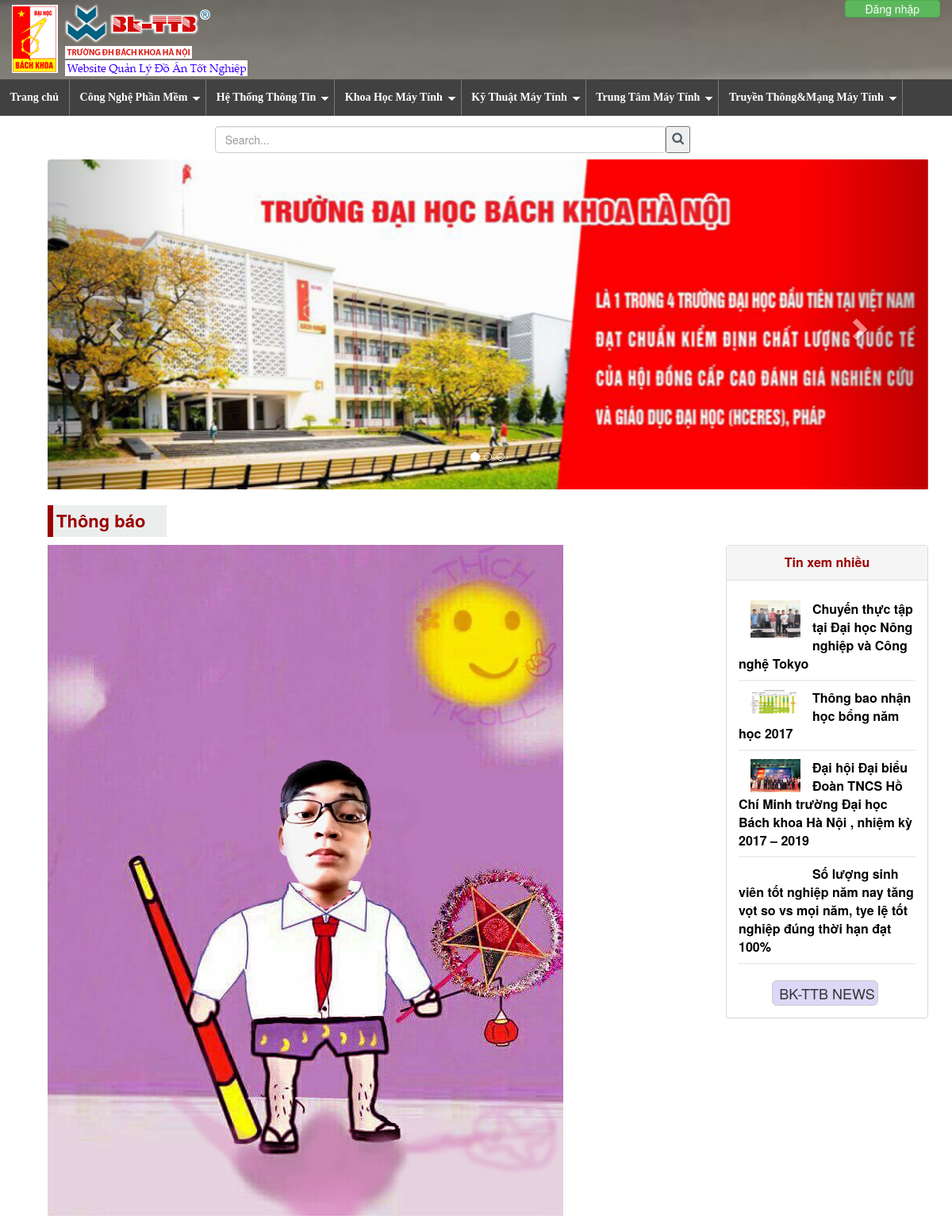
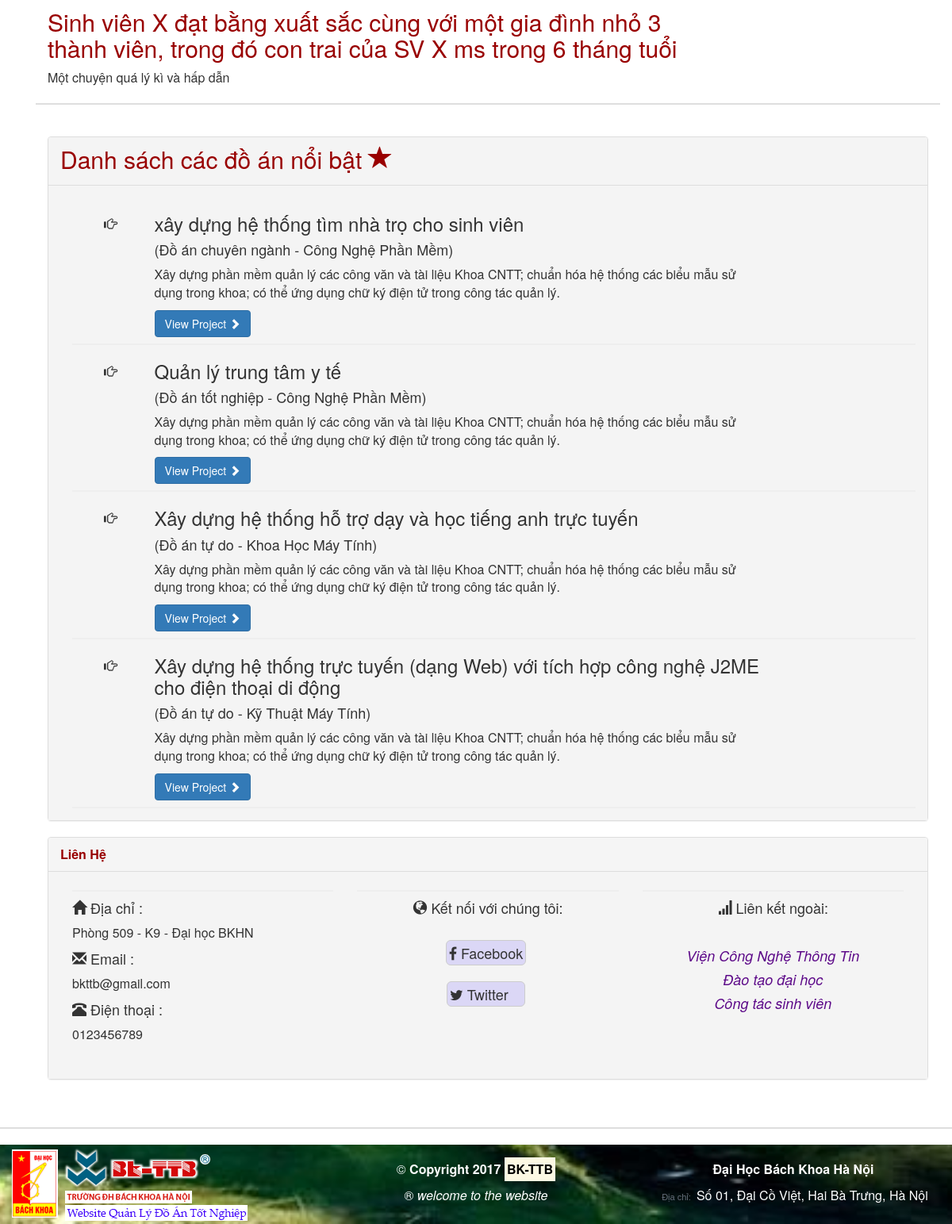
The page / on the database its author committed (2 pictures, top to bottom).
### tables this page shows
CREATE TABLE `bomon` (
  `idBM` int(30) NOT NULL,
  `TenBM` varchar(255) NOT NULL,
  `TenBMKD` varchar(255) NOT NULL
);

CREATE TABLE `slide` (
  `idSL` int(30) UNSIGNED NOT NULL,
  `Ten` varchar(255) NOT NULL,
  `Hinh` varchar(255) NOT NULL,
  `link` varchar(255) NOT NULL
);

CREATE TABLE `tintuc` (
  `idTT` int(30) NOT NULL,
  `TieuDe` varchar(255) NOT NULL,
  `TieuDeKD` varchar(255) NOT NULL,
  `TomTat` text NOT NULL,
  `NoiDung` longtext NOT NULL,
  `urlHinh` varchar(255) NOT NULL,
  `Ngay` timestamp NULL DEFAULT CURRENT_TIMESTAMP,
  `NoiBat` tinyint(1) NOT NULL,
  `SoLuotXem` int(30) UNSIGNED NOT NULL
);

CREATE TABLE `doan` (
  `idDA` int(30) UNSIGNED NOT NULL,
  `TênDA` varchar(255) NOT NULL,
  `CongNghe` varchar(255) NOT NULL,
  `idL` int(30) UNSIGNED NOT NULL,
  `mssv` varchar(30) NOT NULL,
  `magv` varchar(30) NOT NULL,
  `TrangThai` varchar(255) NOT NULL,
  `Diem` varchar(30) NOT NULL,
  `idBM` int(30) DEFAULT NULL
);

CREATE TABLE `loai` (
  `idL` int(30) NOT NULL,
  `TenL` varchar(255) NOT NULL,
  `TenLKD` varchar(255) NOT NULL
);

CREATE TABLE `chitiet` (
  `id` int(30) NOT NULL,
  `idDA` int(30) UNSIGNED NOT NULL,
  `TomTat` text NOT NULL,
  `NoiDung` longtext NOT NULL,
  `NoiBat` int(30) NOT NULL,
  `FileBC` varchar(255) DEFAULT NULL
);

### model/database.class.php (called while the page is built, shortened)
<?php
	class database{
		private $__hostname = "localhost";
		private $__userhost = "root";
		private $__passhost = "";
		private $__dbname = "quanlydoan3";
		private $__conn = NULL;
		private $__result = NULL;
		public function connect(){
			$this-> __conn = mysqli_connect($this -> __hostname, $this -> __userhost, $this -> __passhost, $this -> __dbname)
			or die ('Loi ket noi');
			mysqli_query($this -> __conn, "SET NAMES 'utf8'");
		}
		public function query($sql){
			$this-> __result = mysqli_query($this-> __conn, $sql) or die ('loi query');
		}
		public function fetch(){
			$data = mysqli_fetch_assoc($this-> __result);
			return $data;
		}
		public function fetchAll(){
			$data = array();
			while($row = $this-> fetch()){
				$data[] = $row;
			}
			return $data;
		}
	}
?>

### controller/c_doan.php (called while the page is built, shortened)
<?php
include('model/m_doan.php');
class C_doan{
	public function index(){
		$m_doan = new M_doan();
		$slide = $m_doan->getSlide();
		$menu = $m_doan->getMenu();
		$doannoibat = $m_doan->getDoanNoibat();
		$tintucmoinhat = $m_doan->getTintucMoinhat();
		$biggest_view = $m_doan->getTintucBiggestView();
		return array('slide'=>$slide, 'menu'=>$menu, 'doannoibat'=>$doannoibat, 'tintucmoinhat'=>$tintucmoinhat, 'biggest_view'=>$biggest_view);
	}
}
?>

### model/m_doan.php (called while the page is built, shortened)
<?php
include('database.class.php');
class M_doan extends database{
	function getSlide(){
		$sql = "SELECT * FROM slide";
		$this->query($sql);
		return $this->fetchAll();
	}
	function getMenu(){
		$sql="SELECT bm.*, GROUP_CONCAT(DISTINCT l.idL, ':',l.TenL, ':',l.TenLKD) AS Loai FROM bomon AS bm,loai AS l GROUP BY bm.idBM ";
		$this->query($sql);
		return $this->fetchAll();
	}
	function getDoanNoibat(){
		$sql = "SELECT da.*, ct.*,l.TenL, l.TenLKD, l.idL, bm.TenBM, bm.TenBMKD FROM doan da INNER JOIN chitiet ct ON da.idDA = ct.idDA INNER JOIN loai l ON da.idL = l.idL INNER JOIN bomon bm ON da.idBM = bm.idBm WHERE ct.NoiBat = 1 LIMIT 0,4";
		$this->query($sql);
		return $this->fetchAll();
	}
	function getTintucMoinhat(){
		$sql = "SELECT * FROM tintuc ORDER BY Ngay DESC  LIMIT 1";
		$this->query($sql);
		return $this->fetchAll();
	}
	function getTintucBiggestView(){
		$sql = "SELECT * FROM tintuc ORDER BY SoLuotXem DESC LIMIT 0,4";
		$this->query($sql);
		return $this->fetchAll();
	}
}
?>

### menu.php (the view, shortened to what this page needs)
<link rel="stylesheet" type="text/css" href="public/menu/ddsmoothmenu.css" />
<link rel="stylesheet" type="text/css" href="public/menu/ddsmoothmenu-v.css" />
<div id="smoothmenu1" class="ddsmoothmenu">
<ul>
<li><a href="index.php">Trang chủ</a></li>
<?php
  foreach ($menu as $mn) {
    ?>
    <li><a href="#"><?=$mn['TenBM']?></a>
    </li>
    <?php
  }
?>
</ul>
<br style="clear: left" />
</div>

### trangchu.php
<div class="container">
    <div class="row carousel-holder">
        <div class="col-md-12">
            <div id="carousel-example-generic" class="carousel slide" data-ride="carousel">
                <ol class="carousel-indicators">
                    <li data-target="#carousel-example-generic" data-slide-to="0" class="active"></li>
                    <li data-target="#carousel-example-generic" data-slide-to="1"></li>
                    <li data-target="#carousel-example-generic" data-slide-to="2"></li>
                </ol>
                <div class="carousel-inner">
                <?php
                for($i=0; $i<count($slide); $i++){
                    if($i==0){
                        ?>
                    <div class="item active">
                        <img class="slide-image" src="public/image/slide/<?=$slide[$i]['Hinh']?>" alt="">
                    </div>
                    <?php
                    }
                    else{
                        ?>
                        <div class="item">
                            <img class="slide-image" src="public/image/slide/<?=$slide[$i]['Hinh']?>" alt="">
                        </div>
                        <?php
                    }
                }
                ?>
                </div>
                <a class="left carousel-control" href="#carousel-example-generic" data-slide="prev">
                    <span class="glyphicon glyphicon-chevron-left"></span>
                </a>
                <a class="right carousel-control" href="#carousel-example-generic" data-slide="next">
                    <span class="glyphicon glyphicon-chevron-right"></span>
                </a>
            </div>
        </div>
    </div>
    <div class="space20"></div>
    <?php require "thongbao.php";?>
    <hr>
    <div class="space20"></div>
    <?php require "doannoibat.php";?>
    <div class="row">
        <div class="col-md-12">
            <?php require "lienhe.php";?>
        </div>
    </div>
</div>

### thongbao.php
<div class="row">
    <div class="col-lg-9">
        <div id="left">
            <ul class="whitest">
                <li class="start">
                    <a href="javascript: ;">Thông báo</a>
                </li>
            </ul>
        </div>
                    <img class="img-responsive" src="public/upload/images/<?=$tintucmoinhat[0]['urlHinh']?>" alt="">
                    <h2 class="title"><a href="index.php?id_tintuc=<?=$tintucmoinhat[0]['idTT']?>&p=chitietthongbao"><?=$tintucmoinhat[0]['TieuDe']?></a> </h2>
                    <div class="tomtat"><?=$tintucmoinhat[0]['TomTat']?></div>
    </div>
    <div class="space20" style="padding-top: 50px;"></div>
    <div class="col-md-3">
        <div class="panel panel-default">
            <div class="panel-heading" style="text-align: center;color:#900;"><b>Tin xem nhiều</b></div>
            <div class="panel-body">
                <?php
                    foreach ($biggest_view as $biggest) {
                        ?>
                            <div class="row" style="margin-top: 10px;">
                                <div class="col-md-5">
                                    <a href="detail.html">
                                    <img class="img-responsive" src="public/upload/images/<?=$biggest['urlHinh']?>" alt="">
                                    </a>
                                </div>
                                <a href="index.php?id_tintuc=<?=$biggest['idTT']?>&p=chitietthongbao" class="link"><b><?=$biggest['TieuDe']?></b></a>
                                <div class="break"></div>
                            </div>
                        <?php
                    }
                ?>
                <div class="space20"></div>
                <div id="contact" style="text-align: center;">
                    <a class="btn btn-default btn-lg" href="index.php?p=dstintuc" role="button"><span>BK-TTB NEWS</span></a>
                </div>
            </div>
        </div>
    </div>
</div>

### doannoibat.php
<div class="row">
    <div class="col-md-12">
        <div class="panel panel-default">
            <div class="panel-heading" style="background-color:#f4f4f4; color:#990000;">
                <h2 style="margin-top:0px; margin-bottom:0px;">Danh sách các đồ án nổi bật <p class="glyphicon glyphicon-star"></p></h2>
            </div>
            <div class="panel-body" style="background-color:#f4f4f4;">
                <?php
                    foreach ($doannoibat as $noibat) {
                        ?>
                            <div class="row-item row">
                                <div class="col-md-1 glyphicon glyphicon-hand-right" style="padding: 25px 0 0 40px;">
                                </div>
                                <div class="col-md-9">
                                    <h3><?=$noibat['TênDA']?></h3>
                                    <h4>(<?=$noibat['TenL']?> - <?=$noibat['TenBM']?>)</h4>
                                    <p><?=$noibat['TomTat']?></p>
                                    <a class="btn btn-primary" href="chitietdoan.php?loai_doan=<?=$noibat['TenLKD']?>&loai_bomon=<?=$noibat['TenBMKD']?>&id_doan=<?=$noibat['idDA']?>">View Project <span class="glyphicon glyphicon-chevron-right"></span></a>
                                </div>
                                <div class="break" ></div>
                            </div>
                        <?php
                    }
                ?>
            </div>
        </div>
    </div>
</div>

### rows shown on the page
bomon: TenBM "Công Nghệ Phần Mềm"
bomon: TenBM "Hệ Thống Thông Tin"
bomon: TenBM "Khoa Học Máy Tính"
bomon: TenBM "Kỹ Thuật Máy Tính"
bomon: TenBM "Trung Tâm Máy Tính"
bomon: TenBM "Truyền Thông&Mạng Máy Tính"
slide: Hinh (picture)
tintuc: urlHinh (picture), TieuDe "Sinh viên X đạt bằng xuất sắc cùng với một gia đình nhỏ 3 thành viên, trong đó con trai của SV X ms trong 6 tháng tuổi", TomTat "Một chuyện quá lý kì và hấp dẫn"
tintuc: urlHinh (picture), TieuDe "Chuyến thực tập tại Đại học Nông nghiệp và Công nghệ Tokyo"
tintuc: urlHinh (picture), TieuDe "Thông bao nhận học bổng năm học 2017"
tintuc: urlHinh (picture), TieuDe "Đại hội Đại biểu Đoàn TNCS Hồ Chí Minh trường Đại học Bách khoa Hà Nội , nhiệm kỳ 2017 – 2019"
tintuc: TieuDe "Số lượng sinh viên tốt nghiệp năm nay tăng vọt so vs mọi năm, tye lệ tốt nghiệp đúng thời hạn đạt 100%"
doan: TênDA "xây dựng hệ thống tìm nhà trọ cho sinh viên", loai.TenL "Đồ án chuyên ngành", bomon.TenBM "Công Nghệ Phần Mềm", chitiet.TomTat "Xây dựng phần mềm quản lý các công văn và tài liệu Khoa CNTT; chuẩn hóa hệ thống các biểu mẫu sử dụng trong khoa; có thể ứng dụng chữ ký điện tử trong công tác quản lý."
doan: TênDA "Quản lý trung tâm y tế", loai.TenL "Đồ án tốt nghiệp", bomon.TenBM "Công Nghệ Phần Mềm", chitiet.TomTat "Xây dựng phần mềm quản lý các công văn và tài liệu Khoa CNTT; chuẩn hóa hệ thống các biểu mẫu sử dụng trong khoa; có thể ứng dụng chữ ký điện tử trong công tác quản lý."
doan: TênDA "Xây dựng hệ thống hỗ trợ dạy và học tiếng anh trực tuyến", loai.TenL "Đồ án tự do", bomon.TenBM "Khoa Học Máy Tính", chitiet.TomTat "Xây dựng phần mềm quản lý các công văn và tài liệu Khoa CNTT; chuẩn hóa hệ thống các biểu mẫu sử dụng trong khoa; có thể ứng dụng chữ ký điện tử trong công tác quản lý."
doan: TênDA "Xây dựng hệ thống trực tuyến (dạng Web) với tích hợp công nghệ J2ME cho điện thoại di động", loai.TenL "Đồ án tự do", bomon.TenBM "Kỹ Thuật Máy Tính", chitiet.TomTat "Xây dựng phần mềm quản lý các công văn và tài liệu Khoa CNTT; chuẩn hóa hệ thống các biểu mẫu sử dụng trong khoa; có thể ứng dụng chữ ký điện tử trong công tác quản lý."
